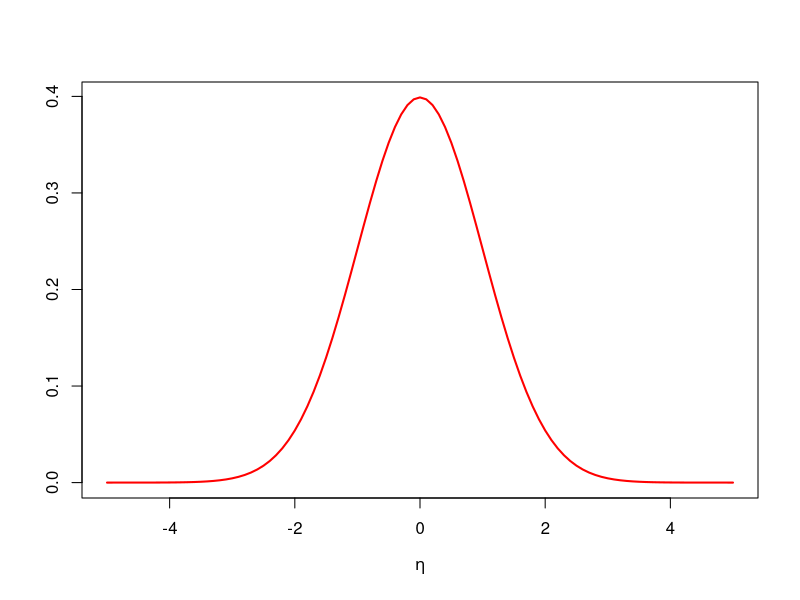
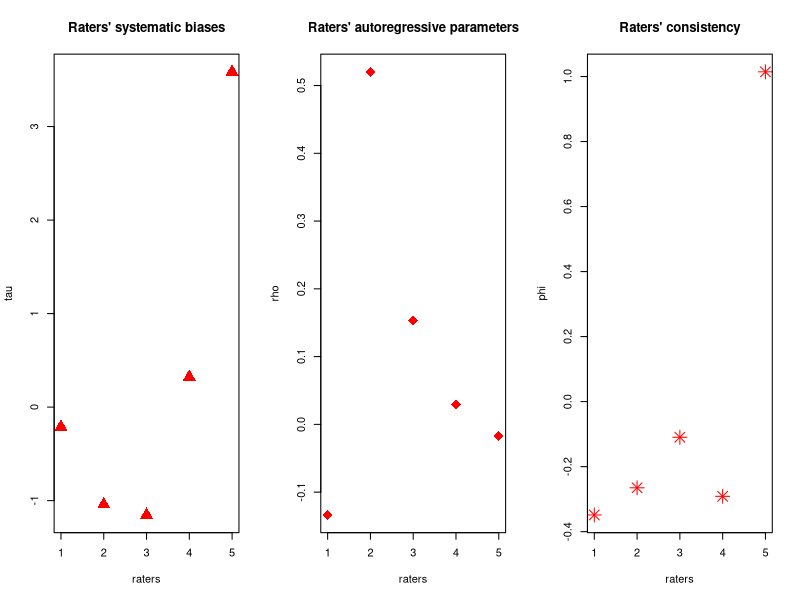
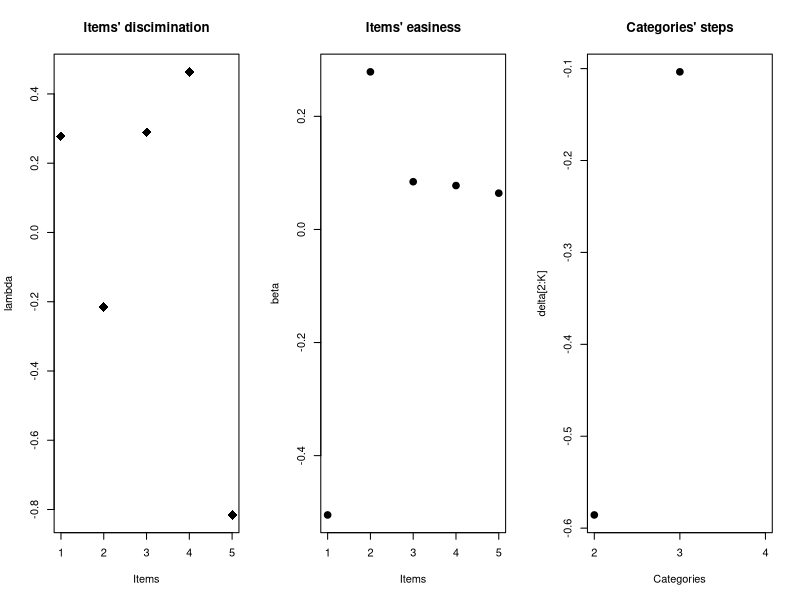
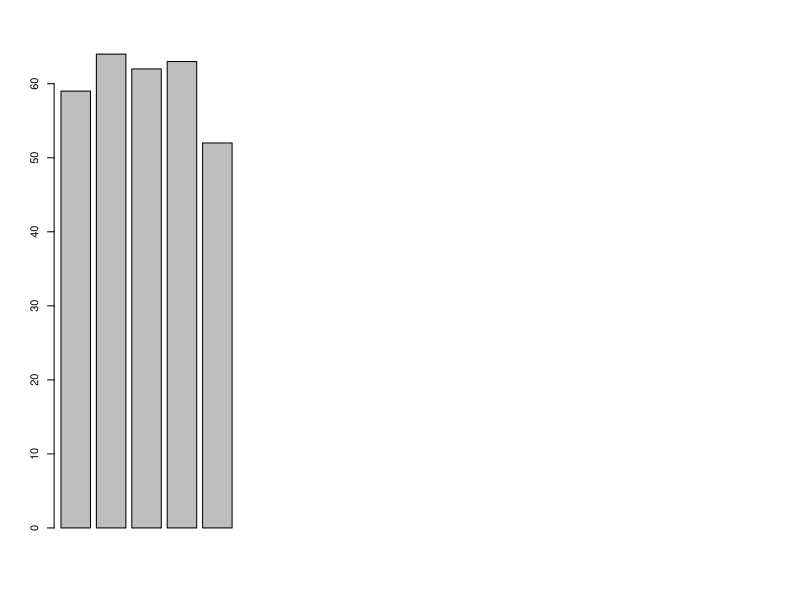
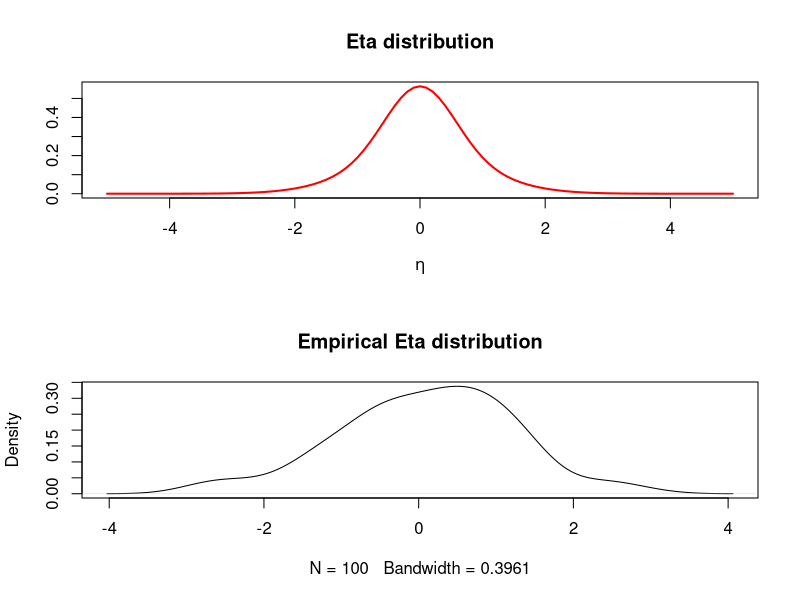
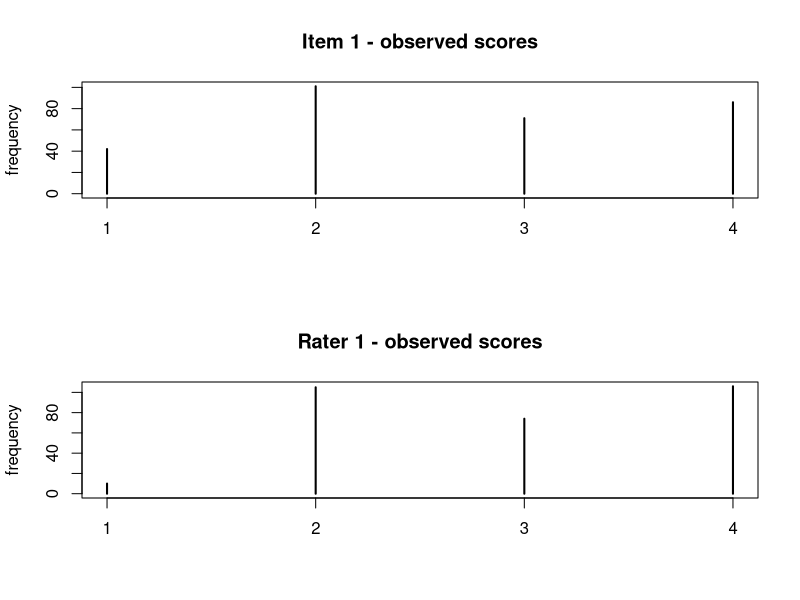
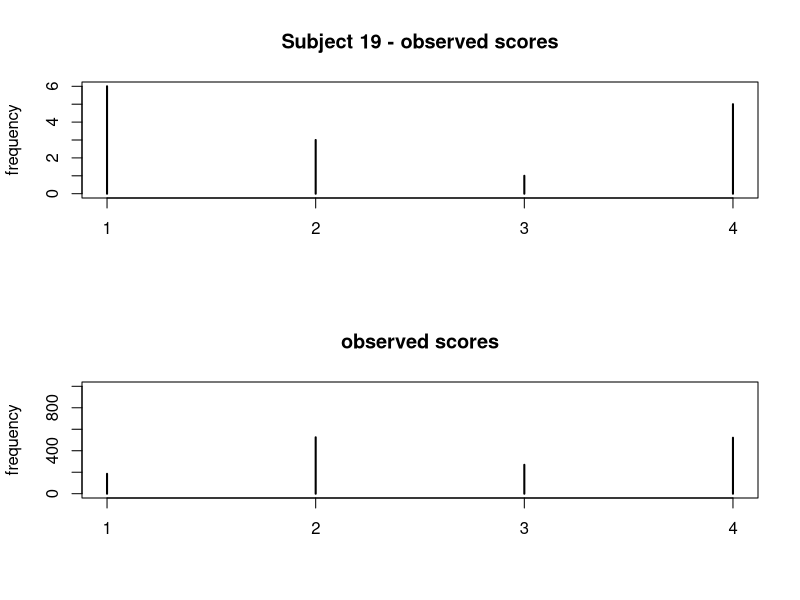

The R source for these figures, in order: (Note: this script raises an error after producing the figures.)
# ------------------------------ DATA GENERATING PROCESS -------------------------------------
library(here)
library(MASS)

N               = 100                                                           # Subjects sample size
I               = 5                                                             # Number of items
R               = 5                                                             # Number of raters

K               = 4                                                             # Number of categories
C               = 1                                                             # Number of students' clusters

sp              = 3                                                             # number of subjects per rater
tot             = sp * N * I

set.seed(25)
# ------------------------------------------------------------------------------


generateData <- function( mu, sigma, c_p_s_s, N, R, tot, PPi, II, RRi, ARi, lambda, beta, delta, R_tau, R_phi) {
  
  y              = numeric(tot)
  c_s            = matrix(0, nrow=R,   ncol=1)
  eta            = matrix(0, nrow=R,   ncol=1)
  pic            = matrix(0, nrow=tot, ncol=K)
  pi             = matrix(0, nrow=tot, ncol=K)
  ppi            = matrix(0, nrow=tot, ncol=K)
  
  # Subjects random allocation
  for(j in 1:N){
    c_s[j]      = sample(length(c_p_s_s), 1, prob=c_p_s_s)
    eta[j]      = rnorm(1, mu[c_s[j]], sqrt(sigma[c_s[j]]))
  }
  
  # Observations
  
  for ( n in 1:tot ) {
    
    pic[n,1]              <- 0
    pi[n,1]               <- 0
    
    if(ARi[n]==0){
      
      for(k in 2:K){
        pic[n,k]          <-  exp(R_phi[RRi[n]] + lambda[II[n]]) * (eta[PPi[n]] - beta[II[n]]
                                                                    + delta[k-1] - R_tau[RRi[n],1]  )   # Adjacent categories logits (Agresti, 2013, pp.309-310; Masters, 1982, p.158)
        pi[n,k]           <-  sum(pic[n,1:k])     
      }
      
    }else{
      
      for(k in 2:K){
        pic[n,k]          <-   exp(R_phi[RRi[n]] + lambda[II[n]]) * (eta[PPi[n]] - beta[II[n]] 
                                                                     + delta[k-1] - R_tau[RRi[n],1] + R_tau[RRi[n],2]*eta[ARi[n]])    # Adjacent categories logits (Agresti, 2013, pp.309-310; Masters, 1982, p.158)
        pi[n,k]           <-   sum(pic[n,1:k])     
      }
      
    }
    
    ppi[n,1:K]            <- exp(pi[n,1:K])/sum(exp(pi[n,1:K]))
    
    y[n]                  <- sample(1:K,1,prob=ppi[n,1:K])
    
  }
  
  
  list(y=y, eta=eta, c_s=c_s, ppi=ppi,PPi=PPi, II= II, RRi=RRi, ARi=ARi,
       lambda=lambda, beta=beta, delta=delta, tau=R_tau, phi=R_phi)
}

################################################################################
################################################################################

# ------------ Subjects' Latent Ability Distribution ---------------------------
# Let's assign a distribution to the subjects' latent ability ??? 

Grid_s              = seq(-5, 5, len = 200)
mu_s                = c(0,0)
sigma_s             = c(1,1)
c_p_s_s             = c(0.5,0.5)
par(mfrow=c(1, 1))

# plot
curve(c_p_s_s[1]*dnorm(x,mu_s[1],sqrt(sigma_s[1])) 
      + c_p_s_s[2]*dnorm(x,mu_s[2],sqrt(sigma_s[2])),from=min(Grid_s),to=max(Grid_s),col="red",lwd=2,
      xlab=quote(eta),ylab="")


# ------------ Raters' Features Distribution ---------------------------
# Rater's features: systematic bias, autoregressive coefficient, consistency, respectively. 

# Omega = rbind(                                                                # Correlation matrix
#               c(1, 0.1, 0.3),
#               c(0.1, 1, 0.1),
#               c(0.3, 0.1, 1))
Omega        = diag(1,3,3)
sigma        = c(1,0.3,0.2)                                                     # standard deviations vector

Sigma        = diag(sigma) %*% Omega %*% diag(sigma)

mu           = c(0, 0, 0)                                                       # MVN mean 

R_features   = mvrnorm( R, mu, Sigma) 


R_tau        =  rbind(R_features[1:(R-1),1:2],c(-sum(R_features[,1]), 
                                                R_features[R,2]) )              #Constraints on one Rater's features

l_phi        = c(R_features[1:(R-1),3],-sum(R_features[1:(R-1),3]))
R_phi        = l_phi  #c(exp(R_features[1:(R-1),3]),exp(-sum(R_features[,3])))

if(length(which(R_tau[,2]>1)) != 0 | length(which(R_tau[,2]<(-1))) != 0){
  print("WARNING: DIVERGENT AR(1) PARTH")
  Sys.sleep(3)
}

par(mfrow=c(1, 3))
plot(R_tau[,1],xlab="raters",ylab="tau",cex=2,pch=17,col="red",
     main="Raters' systematic biases",xaxt = "n")                               # raters' systematic biases
axis(1,at=1:R)
plot(R_tau[,2],xlab="raters",ylab="rho",cex=2,pch=18,col="red",
     main="Raters' autoregressive parameters",xaxt = "n")                       # raters' systematic biases
axis(1,at=1:R)

plot(R_phi,xlab="raters",ylab="phi",cex=2,pch=8,col="red",
     main="Raters' consistency",xaxt = "n")                                     # raters' systematic biases
axis(1,at=1:R)

# plot(tau[,1],tau[,2])

# ------------ Items' Parameters Distribution ---------------------------
l_lambda        = rep(NA,I)
lambda          = rep(NA,I)
beta            = rep(NA,I)
delta           = rep(NA,K-1)

l_lambda        = rnorm(I-1,0,0.3)
beta            = rnorm(I-1,0,0.5)

#l_lambda  = rep(0,I)   
#beta      = rep(0,I) 


l_lambda[I]     = -sum(l_lambda[1:(I-1)])

lambda          = l_lambda  #exp(l_lambda)                                                 # constraints on items parameters

beta[I]         = -sum(beta[1:(I-1)])


delta[1:(K-1)]  = rnorm(K-1,1,1)                                 

par(mfrow=c(1, 3))
plot(lambda,pch=18,cex=2,xlab="Items",main="Items' discimination",xaxt = "n")
axis(1,at=1:I)
plot(beta,pch=20,cex=2,xlab="Items", main="Items' easiness",xaxt = "n")
axis(1,at=1:I)
plot(delta[2:K],pch=20,cex=2,xlab="Categories",main="Categories' steps",xaxt = "n")
axis(1,at=1:(K-1),labels=2:K)
################################################################################
# Let's assign subcjets to raters 

Q_mat = matrix(0,N,R)                                                            # maps the subjetcs into the raters
gg = rep(1/R,R)
for(j in 1:N){
  if(sp == R){
    ind          = 1:R 
  }else{
    ind          = sample(1:R,sp,replace = FALSE,prob = exp(gg)) 
  }
  
  Q_mat[j,ind] = 1
  
}
# Let's Check it out!

apply(Q_mat,2,sum)
barplot(apply(Q_mat,2,sum))
apply(Q_mat,1,sum)==sp

# Let's create the vectors mapping the observations into: the students (PP), the items (II) and the raters (RR)
# We also map each student to the previous rated by the same rater, for the AutoRegressive path (AR)
PP  = which(Q_mat[,1]==1)
RR  = rep(1,length(PP))
AR  = c(0,which(Q_mat[,1]==1)[-length(which(Q_mat[,1]==1))])

for(i in 2:I){
  PP = c(PP,which(Q_mat[,i]==1)) 
  RR = c(RR,rep(i,length(which(Q_mat[,i]==1))))
  AR = c(AR,c(0,which(Q_mat[,i]==1)[-length(which(Q_mat[,i]==1))]))
}


# Let's Check them out!
length(which(PP==1))==sp
length(which(RR==1))==apply(Q_mat,2,sum)[1]
length(AR) == length(PP)

# Let's link them to the items IDs
PPi = rep(PP[1],I)
RRi = rep(RR[1],I)
ARi = rep(AR[1],I)

for(n in 2:length(PP)){
  PPi = c(PPi, rep(PP[n],I))
  RRi = c(RRi, rep(RR[n],I))
  ARi = c(ARi, rep(AR[n],I))
}
II = rep(1:I,length(PP))

length(II)==length(PPi)
length(II)==length(ARi)
# Let's take a look
(cbind(II,PPi,RRi,ARi))[1:20,]

################################################################################



Data = generateData(mu_s,sigma_s ,c_p_s_s, N, 
                    R, length(PPi), PPi, II, RRi, ARi, 
                    lambda, beta, delta, R_tau, R_phi) 

# Check on the generated data:
# Generated Etas
par(mfrow=c(2, 1))
curve(c_p_s_s[1]*dnorm(x,mu[1],sqrt(sigma[1])) 
      + c_p_s_s[2]*dnorm(x,mu[2],sqrt(sigma[2])),from=min(Grid_s),to=max(Grid_s),col="red",lwd=2,
      xlab=quote(eta),ylab="",main="Eta distribution")
plot(density(Data$eta),main="Empirical Eta distribution")

# Just to give an example of observed scores: 
plot(table(Data$y[which(II==2)]),ylab="frequency",main="Item 1 - observed scores")
plot(table(Data$y[which(RRi==1)]),ylab="frequency",main="Rater 1 - observed scores")

plot(table(Data$y[which(PPi==8)]),ylab="frequency",main="Subject 19 - observed scores")

plot(table(Data$y),ylab="frequency",main="observed scores",ylim=c(0,1000))

####

filePath <- here("data", "simulated", "Data_AR_2PL2PL.rds")
saveRDS(Data, file=filePath)

